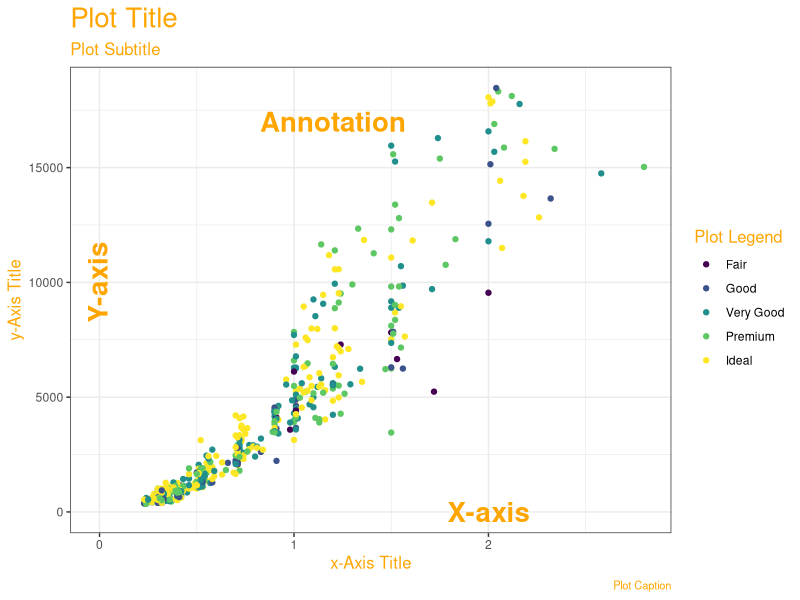

Reproduce this figure in R.
## ---- chunk 1
#| label: setup
#| include: false
#| echo: false

library(tidyverse)
library(ggtext)
library(kableExtra)

## ---- chunk 2
#| message: false
#| echo: false
#| warning: false
pronouns <- read_csv("pronouns.csv")
pronouns %>% kbl() %>%
  kable_paper("hover", full_width = T)
## ---- chunk 3

g <- diamonds %>% slice_sample(n = 500) %>% ggplot(aes(x = carat, y = price, colour = cut)) + geom_point() +
  labs(title = "Plot Title", 
       subtitle = "Plot Subtitle",
       caption = "Plot Caption",
       x = "x-Axis Title",
       y = "y-Axis Title") + 
  guides(colour=guide_legend(title = "Plot Legend", 
                             colour = "orange")) + theme_bw() +
  theme(plot.title.position = "panel",
        plot.title = element_text(size = 20, 
                                  colour = "orange"),
        legend.title = element_text(colour = "orange", 
                                    size = 12),
        panel.background = element_rect(fill = "white"),
        plot.subtitle = element_text(size = 12, 
                                     colour = "orange"),
        plot.caption = element_text(size = 8, 
                                    colour = "orange"),
        axis.title.x = element_text(colour = "orange", 
                                    size = 12),
        axis.title.y = element_text(colour = "orange", 
                                    size = 12)
        )

annotation <- tibble(
   x = c(2,-0.01, 1.2),
   y = c(0, 10000, 17000),
   angle = c(0, 90, 0), 
   label = c("X-axis", "Y-axis", "Annotation")
)

# Add text
g + geom_text(data=annotation, aes( x=x, y=y, label=label, angle = angle),                 , 
           color="orange", 
           size=7 , fontface="bold" )
